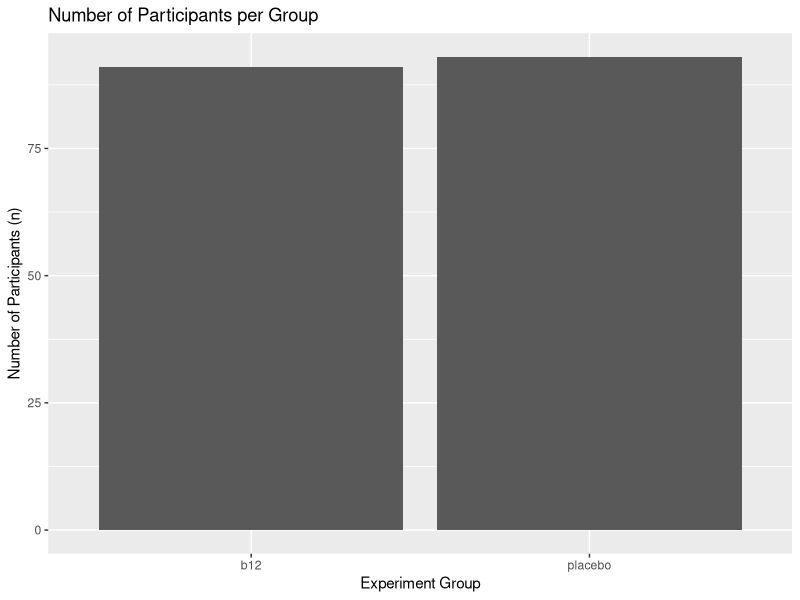
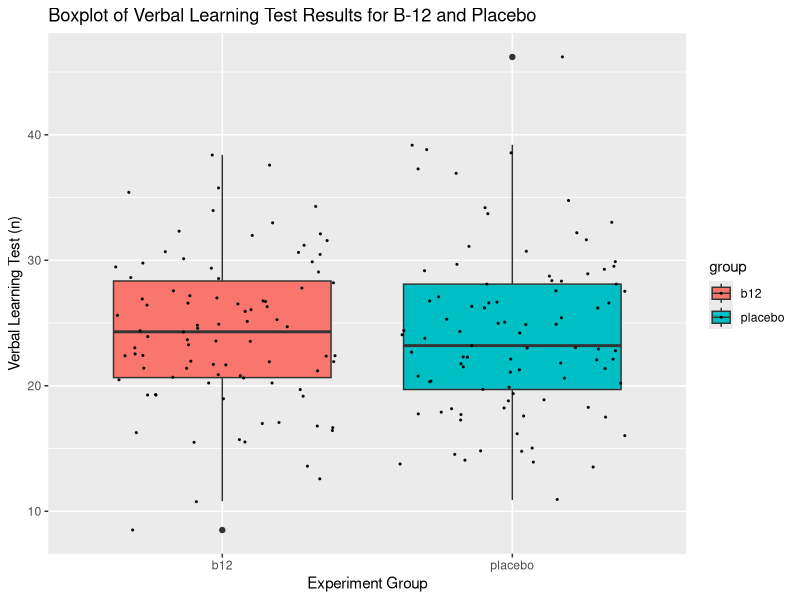
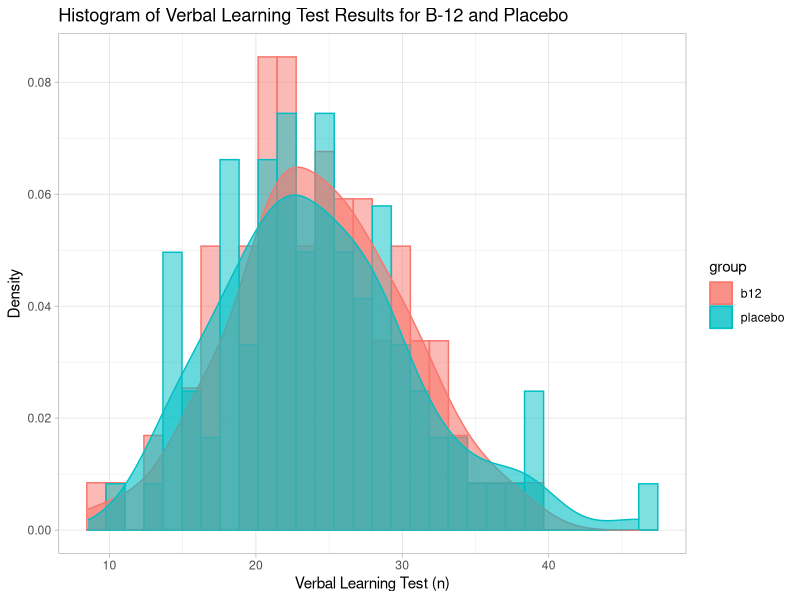
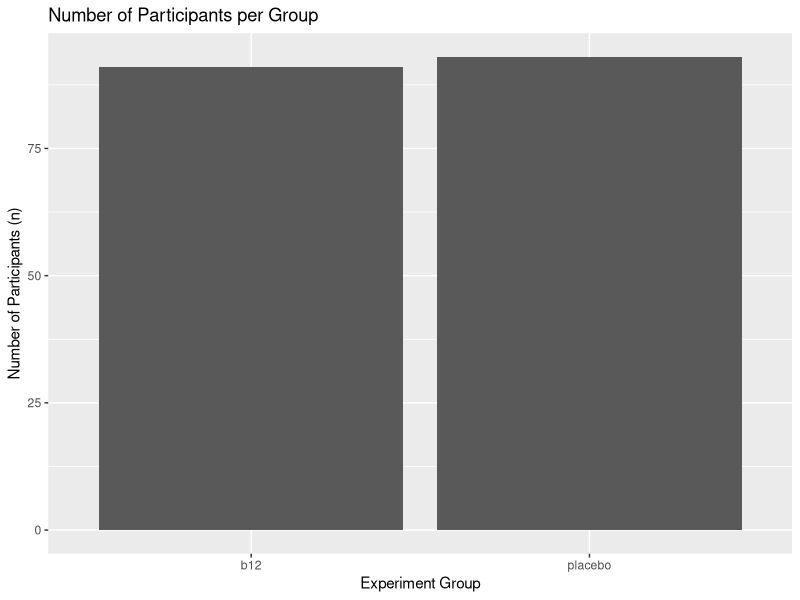
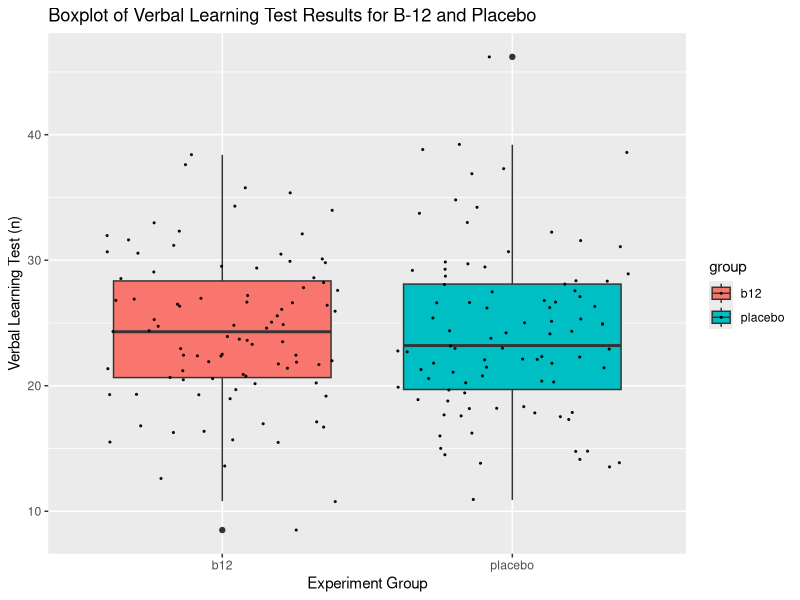
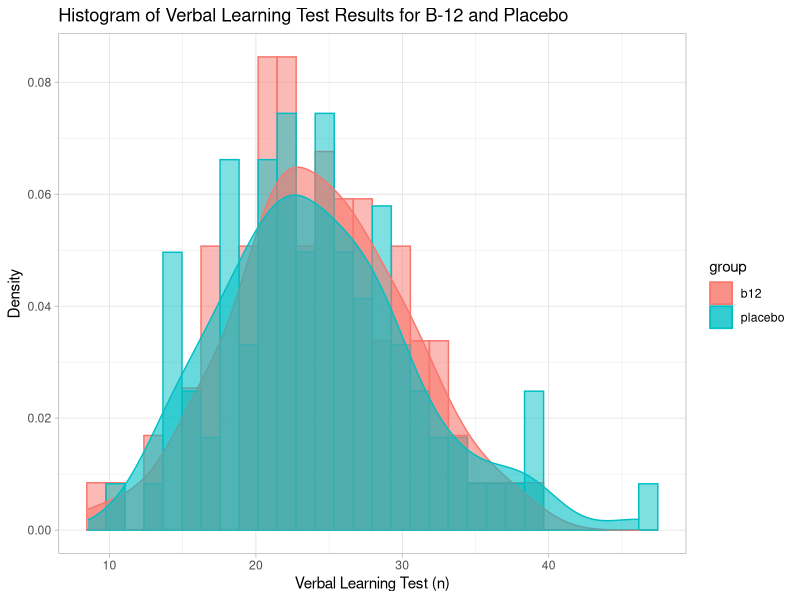

The R script that drew these images, in order:
## ---- chunk 1
knitr::opts_chunk$set(echo = TRUE)
## ---- chunk 2
# readxl package, to read excel files
# install.packages("readxl")
library(readxl)
# dplyr package, to organize and summarize tables
# install.packages("dplyr")
library(dplyr)
# ggplot2 package, to create 
# install.packages("ggplot2")
library(ggplot2)
## ---- chunk 3
# Load the table
b12_study_dataset <- read_excel("vit_b12_study_dataset.xlsx")

# Look at the first few rows
head(b12_study_dataset)

# Summarize the table
summary(b12_study_dataset)

# Count the observations in each group
# Save counts into a new table called group_counts
group_counts <- b12_study_dataset %>% 
  count(group, sort=TRUE)

# Group by experimental group and summarize mean, median, range
b12_study_dataset %>%
  group_by(group) %>%
  summarise(average = mean(test_result),
            median = median(test_result),
            range = max(test_result)-min(test_result))

## ---- chunk 4
# Creating a figure with the number of participants per group
figure_1_counts <- ggplot(group_counts, aes(x=group, y=n)) +
  geom_bar(stat="identity") +
  # labels
  labs(y="Number of Participants (n)",
       x="Experiment Group",
       title="Number of Participants per Group")
figure_1_counts
ggsave("figure_1_counts.jpeg")


# Creating a boxplot to compare the median and ranges of the two groups
figure_2_boxplot <- ggplot(b12_study_dataset, aes(x=group, y=test_result, fill=group)) +
  geom_boxplot() +
  # dots on top of boxplot
  geom_jitter(size=0.4, alpha=0.9)+
  # labels
  labs(y="Verbal Learning Test (n)",
       x="Experiment Group",
       title="Boxplot of Verbal Learning Test Results for B-12 and Placebo")
figure_2_boxplot
ggsave("figure_2_boxplot.jpeg")


# Creating a histogram to compare the distributions of the two groups
figure_3_histogram <- ggplot(data=b12_study_dataset, aes(x=test_result, color=group, fill=group)) +
  # add histogram with density as y axis
  geom_histogram(aes(y=..density..), alpha=0.5, position="identity") +
  # add a smooth density plot
  geom_density(alpha=0.6) +
  # labels
  labs(y="Density",
       x="Verbal Learning Test (n)",
       title="Histogram of Verbal Learning Test Results for B-12 and Placebo") +
  theme_light()
figure_3_histogram
ggsave("figure_3_histogram.jpeg")
